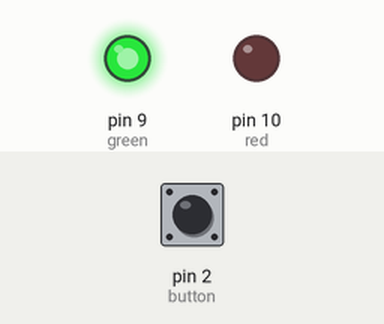
This sketch was run on a simulated Arduino Uno, built with avr-gcc and run on an emulated ATmega328P. Shown: output pins drawn as LEDs (lit = HIGH). Inputs (shaded band) come from the test bench; at power-on: pin 2 (button) LOW.

Above: at 1.0 s.
At 3.0 s:
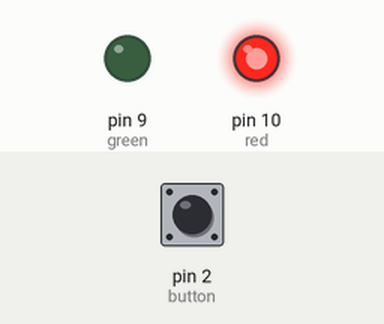
Timing chart, 0 to 5.4 s (numbered marks = the images above):
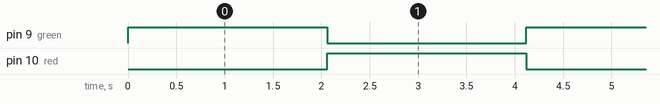

Measured:
- by itself, pin 9 (green), pin 10 (red): alternates HIGH for 2.1 s and LOW for 2.1 s

The sketch:

lab2.ino
```cpp
const int button = 2;
const int green = 9;
const int red = 10;
const int debounceDelay = 50;
int turn = 0;
unsigned long counter = 0;

bool debounce(int pin) {
  bool prevState , state;
  prevState = digitalRead(pin);
  for(int i = 0 ; i < debounceDelay;i++){
    delay(1);
    state = digitalRead(pin);
    if(state != prevState){
      i=0;
      prevState=state;
    }
    counter++;
  }
  return state;
}

void setup(){
  pinMode(button,INPUT);
  pinMode(green,OUTPUT);
  pinMode(red,OUTPUT);
  flip();
}

int old_state;
void loop() {
    int curr = debounce(button);
    if(curr && !old_state){
      flip();
    }else{
       delay(1);
    if(counter <= 2000) {
      counter++;
    } else {
    flip();
    }
  }
  old_state = curr;
}
void flip() {
  counter = 0;
  turn = !turn;
  digitalWrite(green,turn);
  digitalWrite(red,!turn);
}
```
